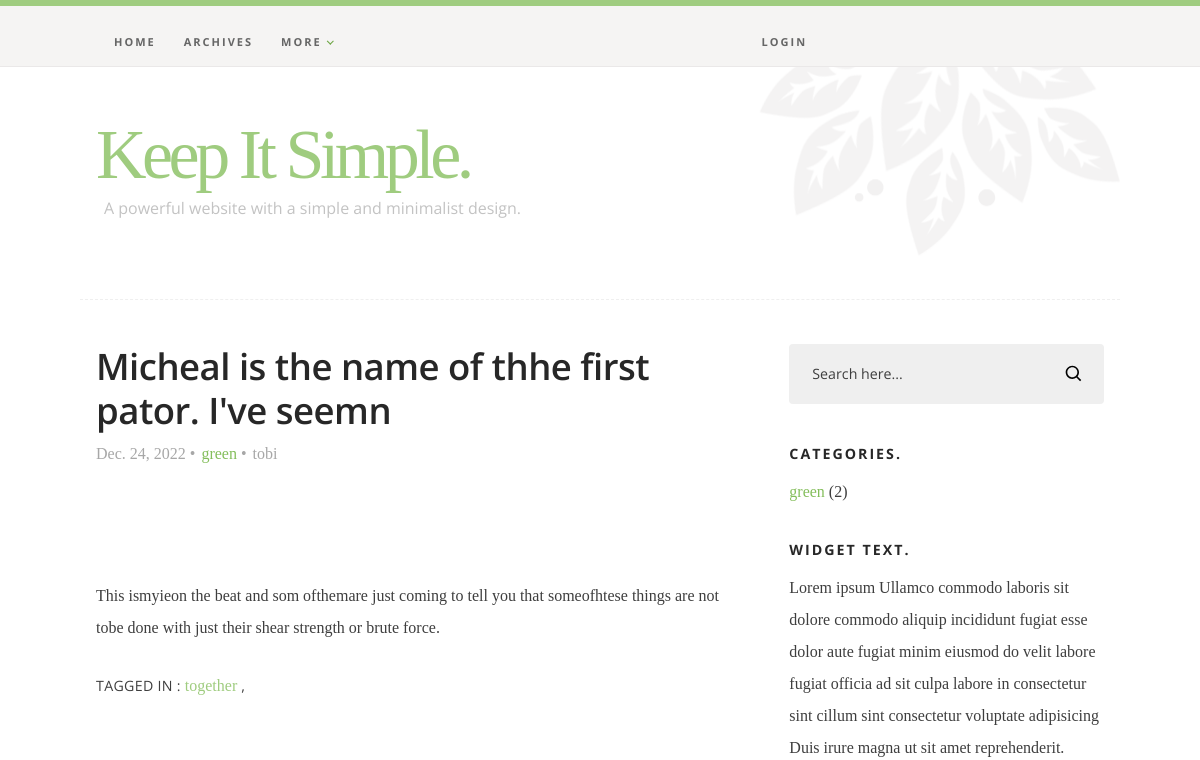
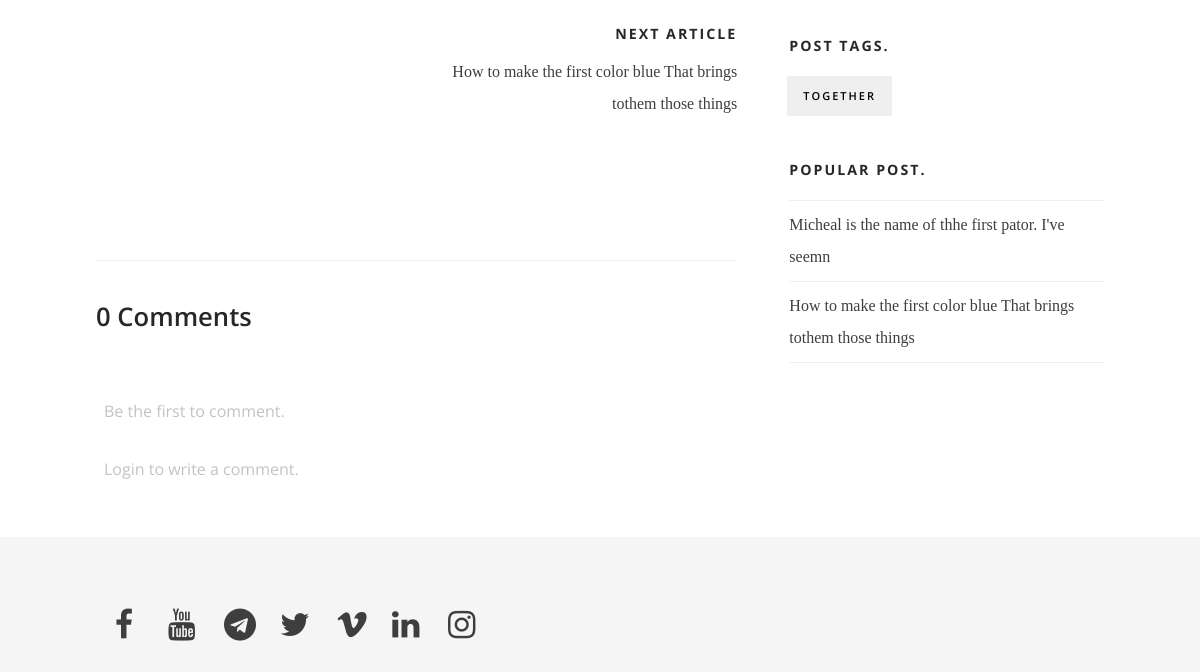
The app's page /blog/2022/12/24/micheal-is-the-name-of-thhe-first-pator-ive-seemn (upper part), older data (2 pictures, top to bottom).
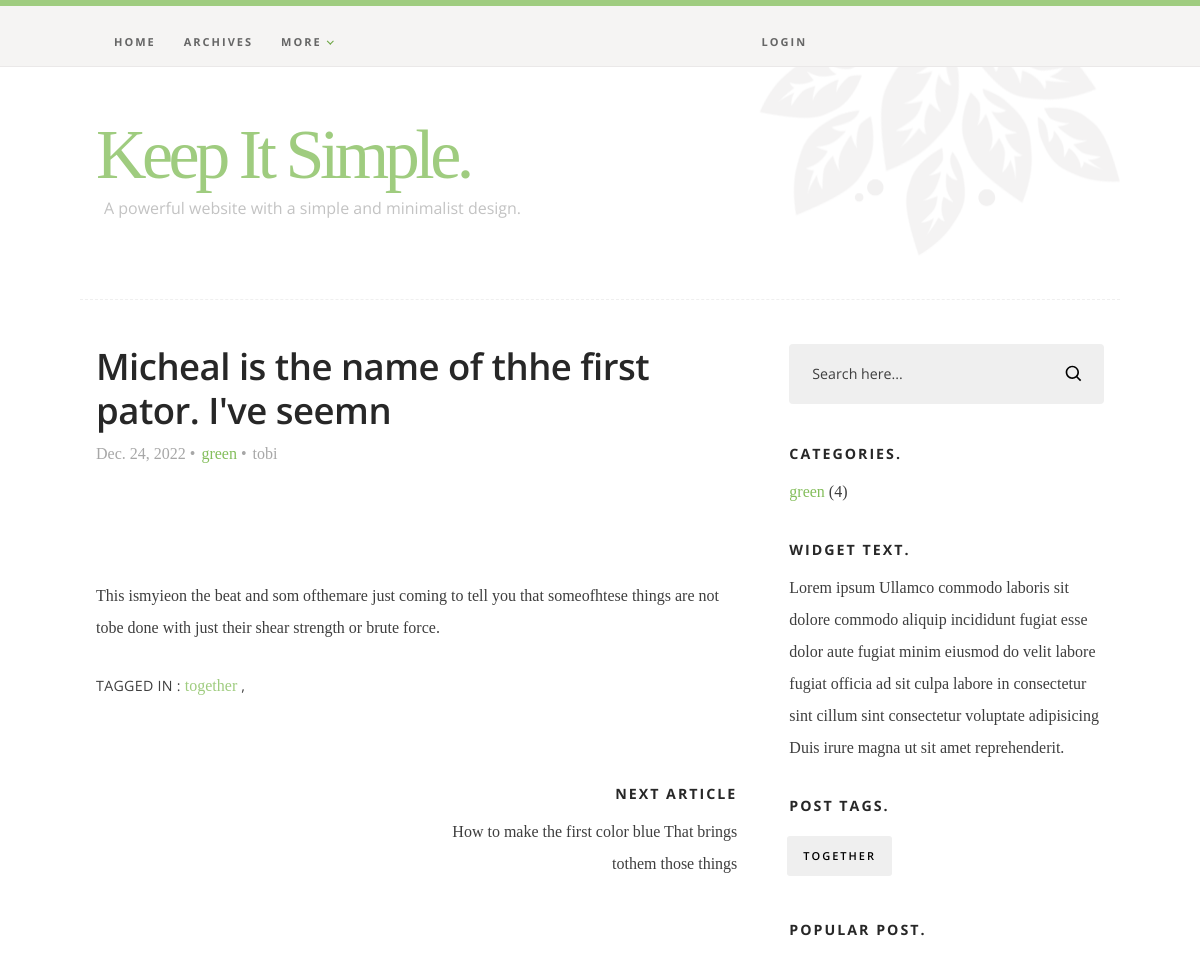
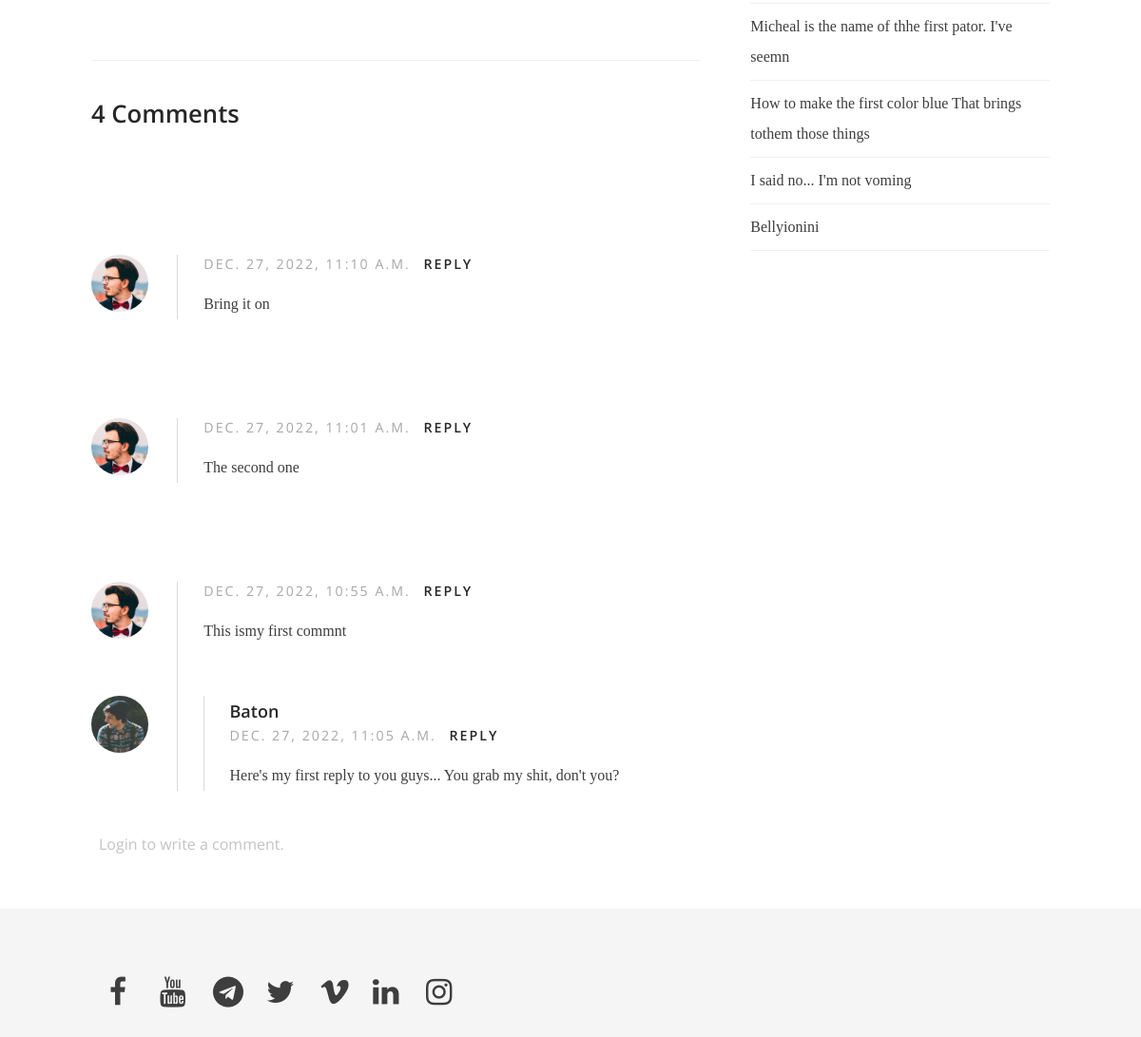
The same page, newer data (2 pictures, top to bottom).
### blog/models.py (models this page shows, shortened)
class Post(models.Model):
    post_title = models.CharField(max_length=100)
    post_body = RichTextUploadingField()
    cover = models.ImageField(upload_to='images', blank=True)
    category = models.ForeignKey(Categories, related_name='categories', on_delete=models.CASCADE)
    author = models.ForeignKey(User,related_name= "author", null=True, blank=True, on_delete=models.CASCADE)
    tags = models.ManyToManyField(Tags, related_name = 'tags')
    post_date = models.DateTimeField(auto_now_add=True)
    slug = models.SlugField(null = True, blank = True, unique = True)
    status = models.BooleanField('Tick to publish post.', default = True)
    published = PublishedPostManager()
    objects = models.Manager()
    class Meta:
        verbose_name = ("Post")
        verbose_name_plural = ("Posts")
    def get_absolute_url(self):
        return reverse("blog_single", args=[self.post_date.strftime('%Y'), self.post_date.strftime('%m'),
        self.post_date.strftime('%d'), self.slug])

class Categories(models.Model):
    category = models.CharField(max_length=50)
    class Meta:
        verbose_name = ("Categories")
        verbose_name_plural = ("Categories")
    def __str__(self):
        return self.category

class Tags(models.Model):
    tag_name = models.CharField(max_length=50)
    class Meta:
        verbose_name = ("Tags")
        verbose_name_plural = ("Tags")
    def __str__(self):
        return self.tag_name

class Comments(models.Model):
    name = models.CharField(max_length=70)
    username = models.CharField(max_length=50)
    email = models.EmailField(max_length=254)
    comment = models.CharField(max_length=3000)
    post = models.ForeignKey(Post, related_name= "topic", on_delete=models.CASCADE)
    date_added = models.DateTimeField(auto_now_add=True)
    approval_status= models.BooleanField(default= False)
    class Meta:
        verbose_name = 'Comments'
        verbose_name_plural = 'Comments'
        ordering = ('-date_added',)

class Replies(models.Model):
    name = models.CharField(max_length=70)
    username = models.CharField(max_length=50)
    email = models.EmailField(max_length=254)
    website = models.URLField(max_length=200)
    reply = models.CharField(max_length=3000)
    main_comment = models.ForeignKey(Comments, related_name= "main_comment", on_delete=models.CASCADE)
    date_added = models.DateTimeField(auto_now_add=True)
    class Meta:
        verbose_name = 'Replies'
        verbose_name_plural = 'Replies'

### blog/views.py (the view)
# urls.py: path('blog/<int:year>/<int:month>/<int:day>/<slug:pk>', views.single, name = "blog_single"),
def single(request, year, month, day, pk):
    post = get_object_or_404(Post, post_date__year = year,  post_date__month = month, post_date__day=day, slug = pk)
    mytags = post.tags.all()
    post_comments = post.topic.filter(approval_status = True)
    print(post_comments.values())
    all_post_comments = post.topic.all()
    nocs = int(post_comments.count())
    for reply in post_comments:
        for r in reply.main_comment.all():
            nocs = nocs + 1
    context = {'post': post, 'mytags': mytags, 'comments': post_comments, 'totalcomments': nocs, 'all_comments': all_post_comments }
    return render(request, 'blog/single.html', context)

### blog/templates/blog/single.html (shortened to what this page needs)
{% extends 'blog/base.html' %}
{% load static %}
{% block content %}
    <div class="s-content">
        <div class="row">
            <div id="main" class="s-content__main large-8 column">
                <article class="entry">
                    <header class="entry__header">
                        <h2 class="entry__title h1">
                            <a href="{{post.get_absolute_url }}" title="">{{post.post_title}}</a>
                        </h2>
                        <div class="entry__meta">
                            <ul>
                                <li>{{post.post_date.date}}</li>
                                <li><a href="{% url 'postlist' post.category %}" title="" rel="category tag">{{post.category}}</a></li>
                                <li>{{post.author}}</li>
                            </ul>
                        </div>
                    </header>
                    <div class="entry__content-media">
                    </div>
                    <div class="entry__content">
                        <p class="lead" style="font-size: 1.6rem;">
                        {{post.post_body|safe|linebreaks}}
                        </p>
                    </div>
                    <p class="entry__tags">
                        <span>Tagged in </span>:
                        {% for mt in mytags %}
                        <a href="{% url 'tagposts' mt.tag_name %}">{{mt}}</a> ,
                        {% endfor %}
                    </p>
                    {% load social_share %}
                    <ul class="entry__post-nav h-group">
                        {% if post.get_next_by_post_date %}
                        <li class="next"><a rel="next" href= "{{post.get_next_by_post_date.get_absolute_url }}"><strong class="h6">Next Article</strong> {{post.get_next_by_post_date.post_title}}</a></li>
                        {% endif %}
                    </ul>
                </article>
                <div class="comments-wrap">
                    <div id="comments">
                        <h3>{{totalcomments}} Comments</h3>
                        <ol class="commentlist">
                            {% if all_comments %}
                                {% for comment in all_comments %}
                                  {% if comment.approval_status == True and not request.user.is_superuser %}
                                        <li class="thread-alt depth-1 comment">
                                                <ul class="children">
                                                    <li class="depth-2 comment">
                                                        <div class="comment__avatar">
                                                            <img class="avatar" src="{% static 'images/avatars/user-03.jpg' %}" alt="" width="50" height="50">
                                                        </div>
                                                        <div class="comment__content">
                                                            <div class="comment__info">
                                                                <div class="comment__meta">
                                                                    <div class="comment__time">{{comment.date_added}}</div>
                                                                    <div class="comment__reply">
                                                                        <a class="comment-reply-link" href="#0">Reply</a>
                                                                    </div>
                                                                </div>
                                                            </div>
                                                            <div class="comment__text">
                                                                <p>{{comment.comment}}</p>
                                                            </div>
                                                        </div>
                                                            {% if comment.main_comment %}
                                                            {% for reply in comment.main_comment.all %}
                                                            <ul class="children">
                                                                    <li class="depth-3 comment">
                                                                        <div class="comment__avatar">
                                                                            <img class="avatar" src="{% static 'images/avatars/user-04.jpg' %}" alt="" width="50" height="50">
                                                                        </div>
                                                                        <div class="comment__content">
                                                                            <div class="comment__info">
                                                                                <div class="comment__author">{{reply.name}}</div>
                                                                                <div class="comment__meta">
                                                                                    <div class="comment__time">{{reply.date_added}}</div>
                                                                                    <div class="comment__reply">
                                                                                        <a class="comment-reply-link" href="#0">Reply</a>
                                                                                    </div>
                                                                                </div>
                                                                            </div>
                                                                            <div class="comment__text">
                                                                            <p>{{reply.reply}}</p>
                                                                            </div>
                                                                        </div>
                                                                    </li>
                                                                </ul>
                                                            {% endfor %}
                                                        {% endif %}
                                                    </li>
                                                </ul>
                                            </li>
                                    {% endif %}
                                  {% endfor %}
                            {% else %}
                             <p class="s-header__tagline">Be the first to comment.</p>
                            {% endif %}
                        </ol>
                    </div>
                    {% if request.user.is_authenticated %}
                    <div class="comment-respond">
                        {{request.session.pending}}
                        <div id="respond">
                            <h3>Add Comment <span>Your email address will not be published</span></h3>
                            <form name="contactForm" id="contactForm" method="POST" action="{% url 'addcomment' post.id post.slug %}" autocomplete="off">
                                {% csrf_token %}
                                <fieldset>
                                    <div class="message form-field">
                                        <textarea name="cMessage" id="cMessage" class="h-full-width" placeholder="Your Message"></textarea>
                                    </div>
                                    <input name="submit" id="submit" class="btn btn--primary btn-wide btn--large h-full-width" value="Add Comment" type="submit">
                                </fieldset>
                            </form>
                        </div>
                    </div>
                    {% else %}
                    <p style="margin-top: -30px; margin-bottom: 30px;" class="s-header__tagline">Login to write a comment.</p>
                    {% endif %}
                </div>
            </div>
            {% include "blog/sidebar.html" %}
        </div>
    </div>
    {% endblock content %}

### blog/templates/blog/base.html (shortened to what this page needs)
{% load static %}
<!DOCTYPE html>
<html class="no-js" lang="en">
<head>
    <link rel="stylesheet" href="{% static 'css/base.css' %}">
    <link rel="stylesheet" href="{% static 'css/main.css' %}">
    <link rel="stylesheet" href="{% static 'css/font-awesome.min.css' %}">
</head>
<body id="top">
    <header class="s-header">
        <div class="row">
            <div class="s-header__content column">
                <div class="s-header__brand">
                    <h1 class="s-header__logotext">
                        <a href="{% url 'index' %}" title="">Keep It Simple.</a>
                    </h1>
                    <p class="s-header__tagline">A powerful website with a simple and minimalist design.</p>
                </div>
            </div>
        </div>
        <nav class="s-header__nav-wrap">
            <div class="row">
                <ul class="s-header__nav">
                    <li>
                        <a href="{% url 'index' %}">Home</a>
                    </li>
                    <li>
                        <a href="{% url 'archives' %}">Archives</a>
                    </li>
                    <li class="has-children">
                        <a href="#0">More</a>
                    </li>
                    <li  id="userlbl">
                        {% if user.is_authenticated%}
                            {% if user.is_superuser %}
                                <a href="{% url 'logout' %}" ><span>Logout Admin ({{user}})</span> </a>
                            {% else %}
                                <a href="{% url 'logout' %}" ><span>Logout {{user}}</span> </a>
                            {% endif %}
                        {% else %}
                           <a href="{% url 'login' %}">Login</a>
                        {% endif %}
                    </li>
                </ul>
            </div>
        </nav>
    </header>
    {% block content %} {% endblock %}
    <footer class="s-footer">
        <div class="row s-footer__top">
            <div class="column">
                <ul class="s-footer__social" style="display: inline-flex;">
                    {% for links in social_links %}
                     {% for key, value in links.items %}
                        <li> <a href="{{value}}" target="_blank"><i class="fa fa-{{key}} fa-10x" style="width: 2vw; height: 2vw;"></i></a> </li>
                    {% endfor %}
                    {% endfor %}
                </ul>
            </div>
        </div>
    </footer>
</body>
</html>

### blog/templates/blog/sidebar.html (shortened to what this page needs)
{% load static %}
<!DOCTYPE html>
<html class="no-js" lang="en">
<head>
    <link rel="stylesheet" href="{% static 'css/base.css' %}">
    <link rel="stylesheet" href="{% static 'css/main.css' %}">
</head>
<body>
<div id="sidebar" class="s-content__sidebar large-4 column">
    <div class="widget widget--search">
       <form action="{% url 'process_search' %}">
          <input type="text" name="searchbox" value="Search here..." onblur="if(this.value == '') { this.value = 'Search here...'; }" onfocus="if (this.value == 'Search here...') { this.value = ''; }" class="text-search">
          <input type="submit" value="" class="submit-search">
       </form>
    </div>
    <div class="widget widget--categories">
        <h3 class="h6">Categories.</h3>
        <ul>
            {% for category in categories %}
             <li><a href="{% url 'postlist' category.category %}" title="">{{category.category}}</a> ({{category.categories.count}})</li>
             {% endfor %}
         </ul>
     </div>
     <div class="widget widget_text group">
         <h3 class="h6">Widget Text.</h3>
         <p>
         Lorem ipsum Ullamco commodo laboris sit dolore commodo aliquip incididunt fugiat esse dolor
         aute fugiat minim eiusmod do velit labore fugiat officia ad sit culpa labore in consectetur
         sint cillum sint consectetur voluptate adipisicing Duis irure magna ut sit amet reprehenderit.
         </p>
     </div>
     <div class="widget widget_tags">
         <h3 class="h6">Post Tags.</h3>
         <div class="tagcloud group">
             {% for mtag in mytags %}
             <a href="{% url 'tagposts' mtag.tag_name %}">{{mtag.tag_name}}</a>
             {% endfor %}
         </div>
     </div>
     <div class="widget widget_popular">
         <h3 class="h6">Popular Post.</h3>
         <ul class="link-list">
             {% for p in posts %}
             <li><a href="{{p.get_absolute_url}}">{{p.post_title}}</a></li>
             {% endfor %}
         </ul>
     </div>
</div>
</body>

Row changes from the older to the newer data that the page shows:
added Comments: approval_status True (drawn), date_added "DEC. 27, 2022, 11:10 A.M.", comment "Bring it on"
added Comments: approval_status True (drawn), date_added "DEC. 27, 2022, 11:01 A.M.", comment "The second one"
added Comments: approval_status True (drawn), date_added "DEC. 27, 2022, 10:55 A.M.", comment "This ismy first commnt"
added Replies: name "Baton", date_added "DEC. 27, 2022, 11:05 A.M.", reply "Here's my first reply to you guys... You grab my shit, don't you?"
computed for Categories "green": categories.count "2" → "4"
added Post: post_title "I said no... I'm not voming"
added Post: post_title "Bellyionini"
Text that changed along with them:
{{ totalcomments }}: "0" → "4"
text no longer shown: "Be the first to comment."
